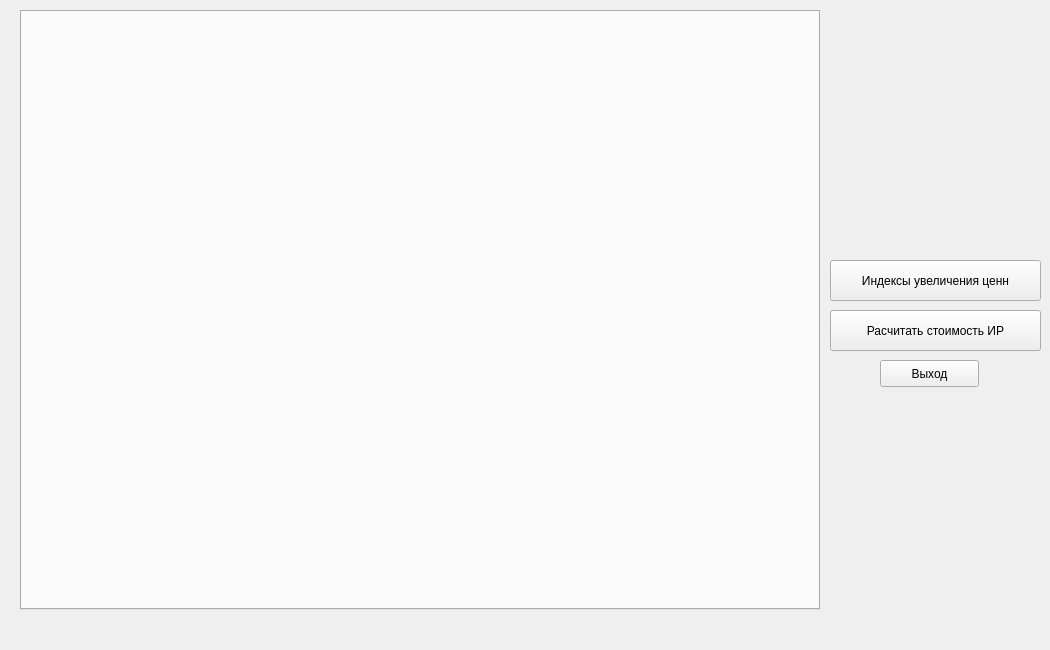
<?xml version="1.0" encoding="UTF-8"?>
<ui version="4.0">
 <class>TabWidgetIr</class>
 <widget class="QWidget" name="TabWidgetIr">
  <property name="geometry">
   <rect>
    <x>0</x>
    <y>0</y>
    <width>1050</width>
    <height>650</height>
   </rect>
  </property>
  <property name="minimumSize">
   <size>
    <width>1050</width>
    <height>650</height>
   </size>
  </property>
  <property name="windowTitle">
   <string>Информационные ресурсы</string>
  </property>
  <widget class="QTabWidget" name="tabWidget">
   <property name="geometry">
    <rect>
     <x>20</x>
     <y>10</y>
     <width>800</width>
     <height>600</height>
    </rect>
   </property>
   <property name="minimumSize">
    <size>
     <width>800</width>
     <height>600</height>
    </size>
   </property>
   <property name="currentIndex">
    <number>-1</number>
   </property>
  </widget>
  <widget class="QPushButton" name="buttCostYears">
   <property name="geometry">
    <rect>
     <x>830</x>
     <y>260</y>
     <width>211</width>
     <height>41</height>
    </rect>
   </property>
   <property name="text">
    <string>Индексы увеличения ценн</string>
   </property>
  </widget>
  <widget class="QPushButton" name="ButtonMainExit">
   <property name="geometry">
    <rect>
     <x>880</x>
     <y>360</y>
     <width>99</width>
     <height>27</height>
    </rect>
   </property>
   <property name="text">
    <string>Выход</string>
   </property>
  </widget>
  <widget class="QPushButton" name="ButtonCalculateCostIr">
   <property name="geometry">
    <rect>
     <x>830</x>
     <y>310</y>
     <width>211</width>
     <height>41</height>
    </rect>
   </property>
   <property name="text">
    <string>Расчитать стоимость ИР</string>
   </property>
  </widget>
 </widget>
 <resources/>
 <connections/>
</ui>
